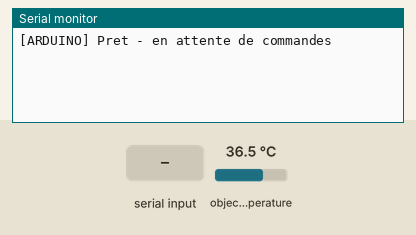
Bench run of a sketch on a simulated Arduino Uno, built with avr-gcc and run on an emulated ATmega328P. Parts: the last lines printed to the serial monitor. Inputs (shaded band) come from the test bench; at power-on: object temperature 36.5 °C. Random numbers use the default seed unless the sketch sets one.

Above: at 1.7 s.
1.8 s: "MESURE:temperature\n" received over Serial
At 4.63 s:
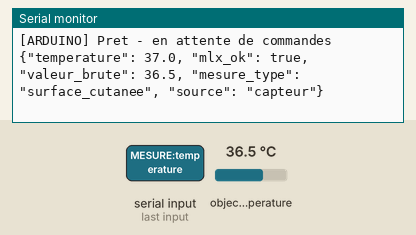
4.8 s: "MESURE:stop\n" received over Serial
At 6.3 s:
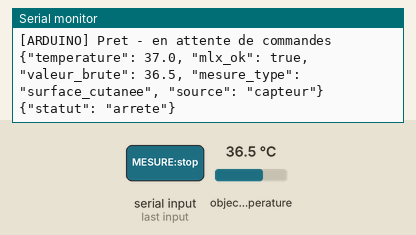

The sketch:

capteurs.ino
```cpp
/*
 * PLBD-4 HealthGate — Sketch Arduino capteurs biomédicaux (mode commande)
 *
 * Commandes acceptées :
 *   MESURE:temperature  → mesure MLX90614, envoie JSON
 *   MESURE:spo2         → valeurs simulées SpO2 + FC, envoie JSON
 *   MESURE:stop         → annule toute mesure en cours
 *
 * Format de réponse :
 *   {"temperature": 36.7, "source": "capteur"}
 *   {"spo2": 98, "heart_rate": 72, "source": "simulation"}
 *
 * Bibliothèques requises :
 *   - Adafruit MLX90614 Library
 *
 * Câblage I2C (Uno / Nano) : SDA → A4, SCL → A5
 */

#include <Wire.h>
#include <Adafruit_MLX90614.h>

Adafruit_MLX90614 mlx = Adafruit_MLX90614();

bool mlxOk = false;

// ────────────────────────────────────────────────────────────────────────────
void setup() {
  Serial.begin(9600);
  Wire.begin();

  for (byte t = 0; t < 3 && !mlxOk; t++) {
    mlxOk = mlx.begin();
    if (!mlxOk) delay(200);
  }
  if (mlxOk) delay(500);

  randomSeed(analogRead(0));

  Serial.println(F("[ARDUINO] Pret - en attente de commandes"));
}

// ── Boucle principale ────────────────────────────────────────────────────────
void loop() {
  if (Serial.available() > 0) {
    char commande[25];
    byte len = Serial.readBytesUntil('\n', commande, sizeof(commande) - 1);
    commande[len] = '\0';
    if (len > 0 && commande[len - 1] == '\r') commande[--len] = '\0';

    if (strcmp(commande, "MESURE:temperature") == 0) {
      mesurerTemperature();
    } else if (strcmp(commande, "MESURE:spo2") == 0) {
      mesurerOxymetrie();
    } else if (strcmp(commande, "MESURE:stop") == 0) {
      Serial.println(F("{\"statut\": \"arrete\"}"));
    }
  }
}

// ── Mesure température (MLX90614) ───────────────────────────────────────────
void mesurerTemperature() {
  if (!mlxOk) {
    Serial.println(F("{\"temperature\": null, \"mlx_ok\": false, \"source\": \"erreur\"}"));
    return;
  }

  delay(500);

  const byte NB = 10;
  float vMin = 999.0, vMax = -999.0, somme = 0.0;
  for (byte i = 0; i < NB; i++) {
    float t = mlx.readObjectTempC();
    somme += t;
    if (t < vMin) vMin = t;
    if (t > vMax) vMax = t;
    delay(200);
  }
  float valeur_brute = (somme - vMin - vMax) / (NB - 2);

  if (valeur_brute < 28.0) {
    Serial.print(F("{\"temperature\": null, \"mlx_ok\": true, \"valeur_brute\": "));
    Serial.print(valeur_brute, 1);
    Serial.println(F(", \"source\": \"erreur\"}"));
    return;
  }

  float temp_finale;
  bool fievre = false;
  if (valeur_brute > 45.0) {
    temp_finale = valeur_brute;
    fievre = true;
  } else {
    // 28°C ≤ valeur_brute ≤ 45°C → normalisation vers 36–38°C
    temp_finale = 36.0 + (valeur_brute - 28.0) * (2.0 / 17.0);
    if (temp_finale < 36.0) temp_finale = 36.0;
    if (temp_finale > 38.0) temp_finale = 38.0;
  }

  Serial.print(F("{\"temperature\": "));
  Serial.print(temp_finale, 1);
  Serial.print(F(", \"mlx_ok\": true, \"valeur_brute\": "));
  Serial.print(valeur_brute, 1);
  if (fievre) Serial.print(F(", \"fievre\": true"));
  Serial.println(F(", \"mesure_type\": \"surface_cutanee\", \"source\": \"capteur\"}"));
}

// ── SpO2 + FC simulés (MAX30102 non fiable) ──────────────────────────────────
void mesurerOxymetrie() {
  delay(3000);
  int spo2 = random(94, 100);  // 94–99 % (spec ESI : alerte si < 94)
  int fc   = random(65, 86);   // 65–85 bpm
  Serial.print(F("{\"spo2\": "));
  Serial.print(spo2);
  Serial.print(F(", \"heart_rate\": "));
  Serial.print(fc);
  Serial.println(F(", \"source\": \"simulation\"}"));
}
```

Measured:
- after the input at 1.8 s, the serial monitor: prints a new line after 2.5 s (image 1)
- after the input at 4.8 s, the serial monitor: prints a new line at once (image 2)
